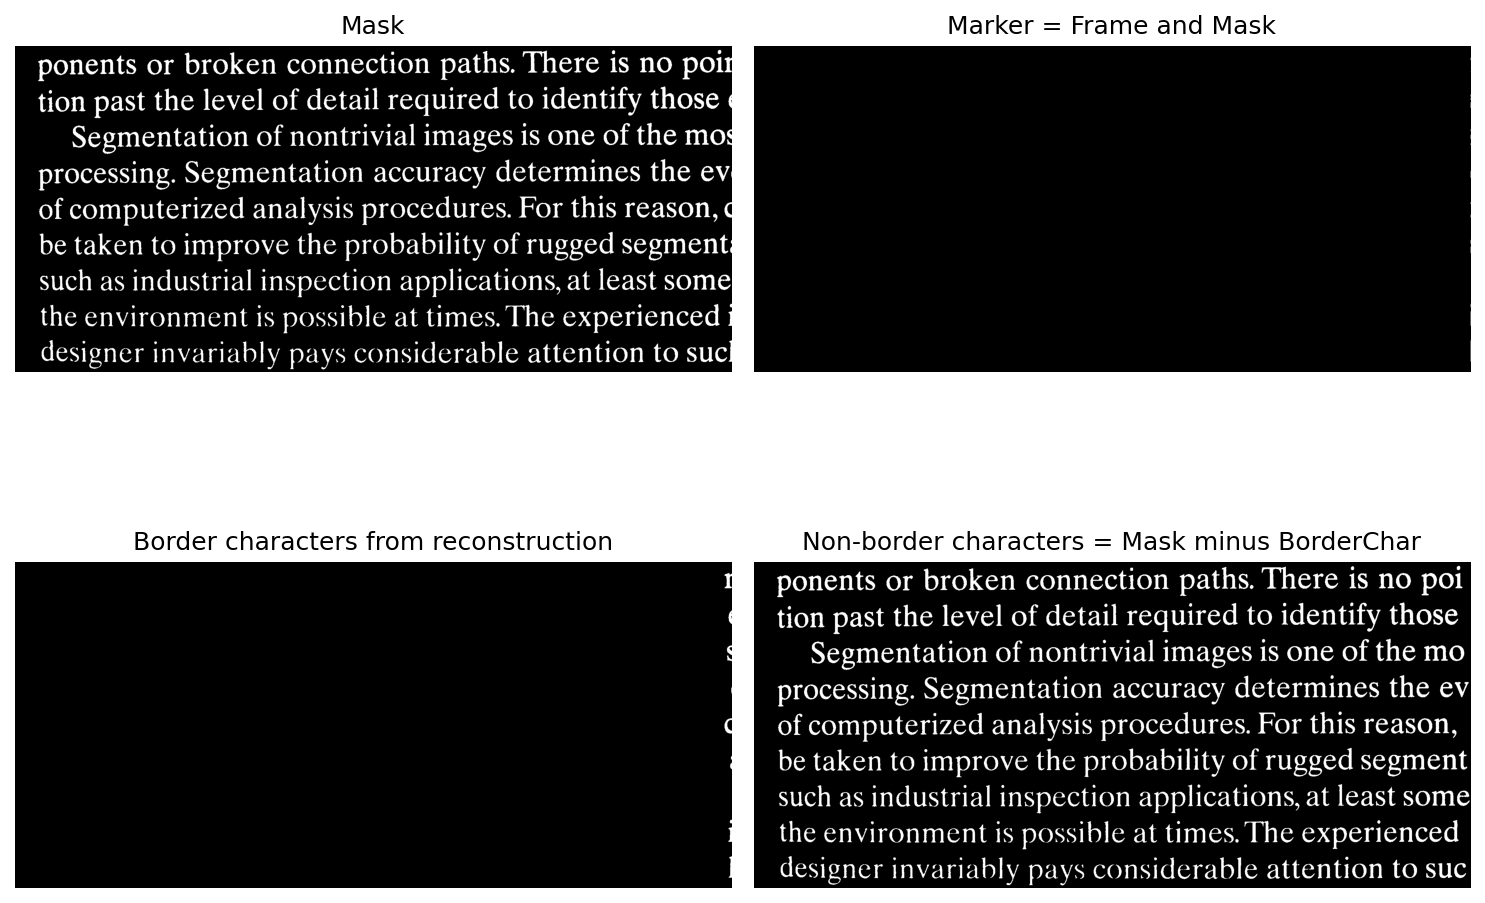

This chart was generated by the following Python code:
import numpy as np
import matplotlib.pyplot as plt
from skimage.io import imread
from PIL import Image
import sys
from pathlib import Path
import ia870 as ia
from libDIPUM.data_path import dip_data

# %% Figure934
# Border clearing 9.5-31

# %% Init
Fig = 1

# %% Mask
img_name = dip_data('text-image.tif')
Mask = imread(img_name)
if Mask.ndim == 3:
    Mask = Mask[..., 0]
Mask = Mask > 0

# %% Marker
Marker = np.zeros_like(Mask, dtype=bool)
Marker[0, :] = True
Marker[-1, :] = True
Marker[:, 0] = True
Marker[:, -1] = True
Marker = np.logical_and(Marker, Mask)

# %% Reconstruction
BorderChar = ia.iainfrec(Marker, Mask, ia.iasecross(1))
NonBorderChar = ia.iasubm(Mask, BorderChar)

# %% Display
fig, ax = plt.subplots(2, 2, figsize=(10, 8), sharex=True, sharey=True, num=Fig)
ax = ax.ravel()

ax[0].imshow(Mask, cmap='gray')
ax[0].set_title('Mask')
ax[0].axis('off')

ax[1].imshow(Marker, cmap='gray')
ax[1].set_title('Marker = Frame and Mask')
ax[1].axis('off')

ax[2].imshow(BorderChar, cmap='gray')
ax[2].set_title('Border characters from reconstruction')
ax[2].axis('off')

ax[3].imshow(NonBorderChar, cmap='gray')
ax[3].set_title('Non-border characters = Mask minus BorderChar')
ax[3].axis('off')

plt.tight_layout()
fig.savefig('Figure934.png', dpi=150, bbox_inches='tight')
plt.show()
